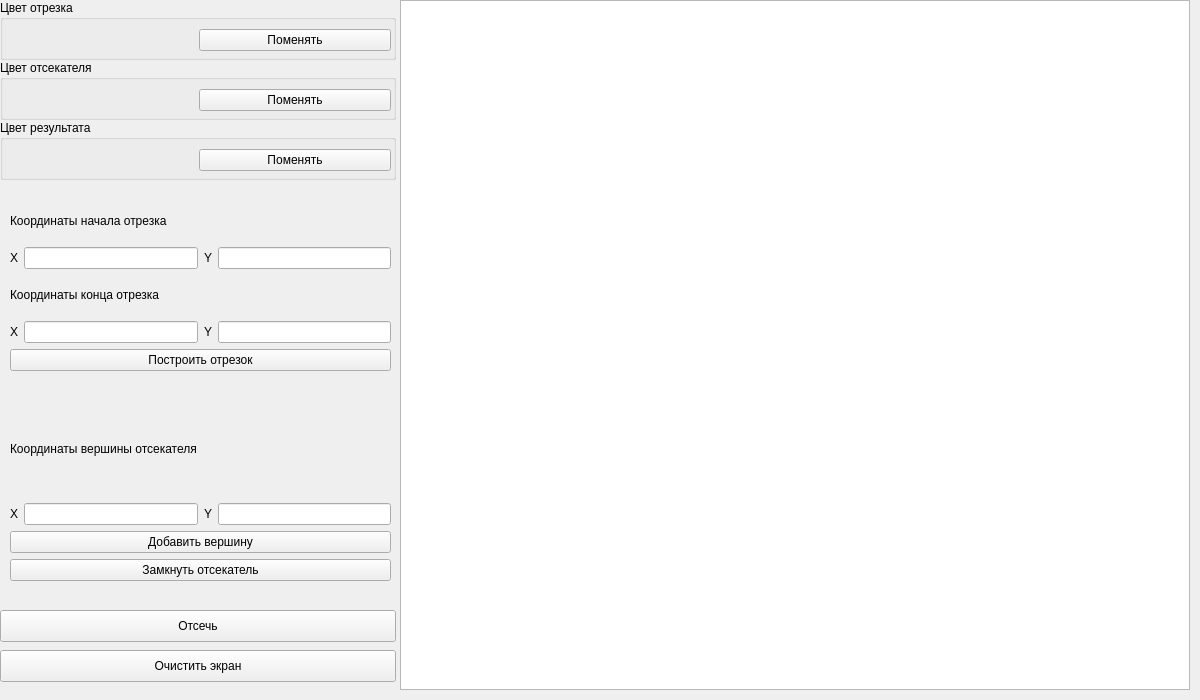
<?xml version="1.0" encoding="UTF-8"?>
<ui version="4.0">
 <class>MainWindow</class>
 <widget class="QMainWindow" name="MainWindow">
  <property name="geometry">
   <rect>
    <x>0</x>
    <y>0</y>
    <width>1200</width>
    <height>700</height>
   </rect>
  </property>
  <property name="windowTitle">
   <string>MainWindow</string>
  </property>
  <widget class="QWidget" name="centralwidget">
   <widget class="QGraphicsView" name="graphicsView">
    <property name="geometry">
     <rect>
      <x>400</x>
      <y>0</y>
      <width>790</width>
      <height>690</height>
     </rect>
    </property>
    <property name="minimumSize">
     <size>
      <width>740</width>
      <height>690</height>
     </size>
    </property>
   </widget>
   <widget class="QGroupBox" name="groupBox">
    <property name="geometry">
     <rect>
      <x>0</x>
      <y>0</y>
      <width>396</width>
      <height>60</height>
     </rect>
    </property>
    <property name="maximumSize">
     <size>
      <width>16777215</width>
      <height>60</height>
     </size>
    </property>
    <property name="title">
     <string>Цвет отрезка</string>
    </property>
    <widget class="QWidget" name="horizontalLayoutWidget_2">
     <property name="geometry">
      <rect>
       <x>0</x>
       <y>20</y>
       <width>391</width>
       <height>41</height>
      </rect>
     </property>
     <layout class="QHBoxLayout" name="horizontalLayout_2">
      <item>
       <widget class="QWidget" name="line_color_preview" native="true"/>
      </item>
      <item>
       <widget class="QPushButton" name="btn_line_color_change">
        <property name="text">
         <string>Поменять</string>
        </property>
       </widget>
      </item>
     </layout>
    </widget>
   </widget>
   <widget class="QGroupBox" name="groupBox_2">
    <property name="geometry">
     <rect>
      <x>0</x>
      <y>60</y>
      <width>396</width>
      <height>60</height>
     </rect>
    </property>
    <property name="maximumSize">
     <size>
      <width>16777215</width>
      <height>60</height>
     </size>
    </property>
    <property name="title">
     <string>Цвет отсекателя</string>
    </property>
    <widget class="QWidget" name="horizontalLayoutWidget_3">
     <property name="geometry">
      <rect>
       <x>0</x>
       <y>20</y>
       <width>391</width>
       <height>41</height>
      </rect>
     </property>
     <layout class="QHBoxLayout" name="horizontalLayout_3">
      <item>
       <widget class="QWidget" name="clip_color_preview" native="true"/>
      </item>
      <item>
       <widget class="QPushButton" name="btn_clip_color_change">
        <property name="text">
         <string>Поменять</string>
        </property>
       </widget>
      </item>
     </layout>
    </widget>
   </widget>
   <widget class="QPushButton" name="btn_cut">
    <property name="geometry">
     <rect>
      <x>0</x>
      <y>610</y>
      <width>396</width>
      <height>32</height>
     </rect>
    </property>
    <property name="text">
     <string>Отсечь</string>
    </property>
   </widget>
   <widget class="QPushButton" name="btn_clear">
    <property name="geometry">
     <rect>
      <x>0</x>
      <y>650</y>
      <width>396</width>
      <height>32</height>
     </rect>
    </property>
    <property name="text">
     <string>Очистить экран</string>
    </property>
   </widget>
   <widget class="QGroupBox" name="groupBox_3">
    <property name="geometry">
     <rect>
      <x>0</x>
      <y>120</y>
      <width>396</width>
      <height>60</height>
     </rect>
    </property>
    <property name="maximumSize">
     <size>
      <width>16777215</width>
      <height>60</height>
     </size>
    </property>
    <property name="title">
     <string>Цвет результата</string>
    </property>
    <widget class="QWidget" name="horizontalLayoutWidget_4">
     <property name="geometry">
      <rect>
       <x>0</x>
       <y>20</y>
       <width>391</width>
       <height>41</height>
      </rect>
     </property>
     <layout class="QHBoxLayout" name="horizontalLayout_4">
      <item>
       <widget class="QWidget" name="result_color_preview" native="true"/>
      </item>
      <item>
       <widget class="QPushButton" name="btn_result_color_change">
        <property name="text">
         <string>Поменять</string>
        </property>
       </widget>
      </item>
     </layout>
    </widget>
   </widget>
   <widget class="QWidget" name="layoutWidget">
    <property name="geometry">
     <rect>
      <x>10</x>
      <y>200</y>
      <width>381</width>
      <height>171</height>
     </rect>
    </property>
    <layout class="QVBoxLayout" name="verticalLayout">
     <item>
      <widget class="QLabel" name="label">
       <property name="text">
        <string>Координаты начала отрезка</string>
       </property>
      </widget>
     </item>
     <item>
      <layout class="QHBoxLayout" name="horizontalLayout_12">
       <item>
        <widget class="QLabel" name="label_6">
         <property name="text">
          <string>X</string>
         </property>
        </widget>
       </item>
       <item>
        <widget class="QLineEdit" name="input_x_s_line"/>
       </item>
       <item>
        <widget class="QLabel" name="label_7">
         <property name="text">
          <string>Y</string>
         </property>
        </widget>
       </item>
       <item>
        <widget class="QLineEdit" name="input_y_s_line"/>
       </item>
      </layout>
     </item>
     <item>
      <widget class="QLabel" name="label_2">
       <property name="text">
        <string>Координаты конца отрезка</string>
       </property>
      </widget>
     </item>
     <item>
      <layout class="QHBoxLayout" name="horizontalLayout_11">
       <item>
        <widget class="QLabel" name="label_4">
         <property name="text">
          <string>X</string>
         </property>
        </widget>
       </item>
       <item>
        <widget class="QLineEdit" name="input_x_e_line"/>
       </item>
       <item>
        <widget class="QLabel" name="label_5">
         <property name="text">
          <string>Y</string>
         </property>
        </widget>
       </item>
       <item>
        <widget class="QLineEdit" name="input_y_e_line"/>
       </item>
      </layout>
     </item>
     <item>
      <widget class="QPushButton" name="btn_add_line">
       <property name="text">
        <string>Построить отрезок</string>
       </property>
      </widget>
     </item>
    </layout>
   </widget>
   <widget class="QWidget" name="layoutWidget">
    <property name="geometry">
     <rect>
      <x>10</x>
      <y>400</y>
      <width>381</width>
      <height>181</height>
     </rect>
    </property>
    <layout class="QVBoxLayout" name="verticalLayout_2">
     <item>
      <widget class="QLabel" name="label_3">
       <property name="text">
        <string>Координаты вершины отсекателя</string>
       </property>
      </widget>
     </item>
     <item>
      <layout class="QHBoxLayout" name="horizontalLayout_13">
       <item>
        <widget class="QLabel" name="label_8">
         <property name="text">
          <string>X</string>
         </property>
        </widget>
       </item>
       <item>
        <widget class="QLineEdit" name="input_x_vertex_clip"/>
       </item>
       <item>
        <widget class="QLabel" name="label_9">
         <property name="text">
          <string>Y</string>
         </property>
        </widget>
       </item>
       <item>
        <widget class="QLineEdit" name="input_y_vertex_clip"/>
       </item>
      </layout>
     </item>
     <item>
      <widget class="QPushButton" name="btn_add_vertex">
       <property name="text">
        <string>Добавить вершину</string>
       </property>
      </widget>
     </item>
     <item>
      <widget class="QPushButton" name="btn_close_clip">
       <property name="text">
        <string>Замкнуть отсекатель</string>
       </property>
      </widget>
     </item>
    </layout>
   </widget>
  </widget>
 </widget>
 <resources/>
 <connections/>
</ui>
